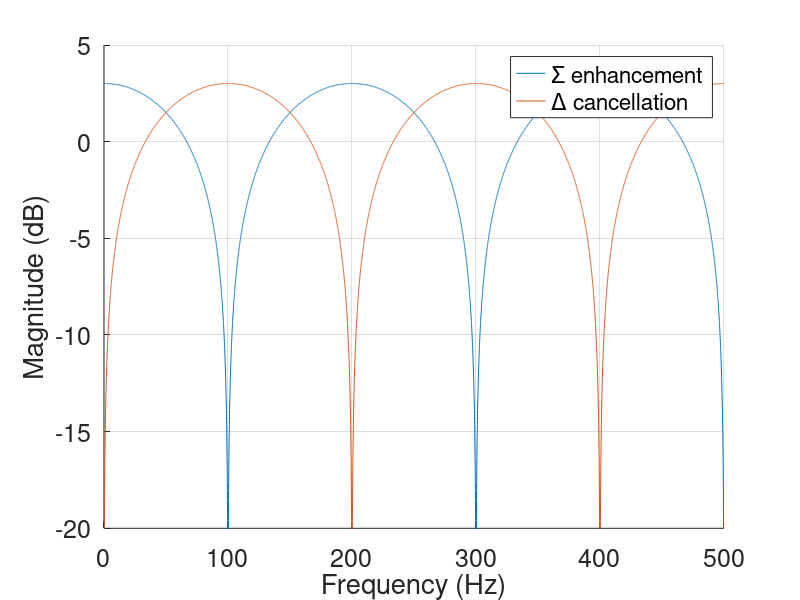

Here is the MATLAB script that generated this plot:
% for fs=1000 Hz and a period of k=5 samples, equiv. to 0.005 s or 200 Hz,
% plot the frequency responses of
% Sigma = x[n] + x[n-5]
% Delta = x[n] - x[n-5]

figure;
hold on;

[H,W] = freqz([1 0 0 0 0 +1], 1, 10000, 1000);
plot(W,10*log10(abs(H)));

[H,W] = freqz([1 0 0 0 0 -1], 1, 10000, 1000);
plot(W,10*log10(abs(H)));

xlim([0 500])
ylim([-20 5])
legend('\Sigma enhancement', '\Delta cancellation')
xlabel('Frequency (Hz)')
ylabel('Magnitude (dB)')
grid on
set(gca,'FontSize',18);